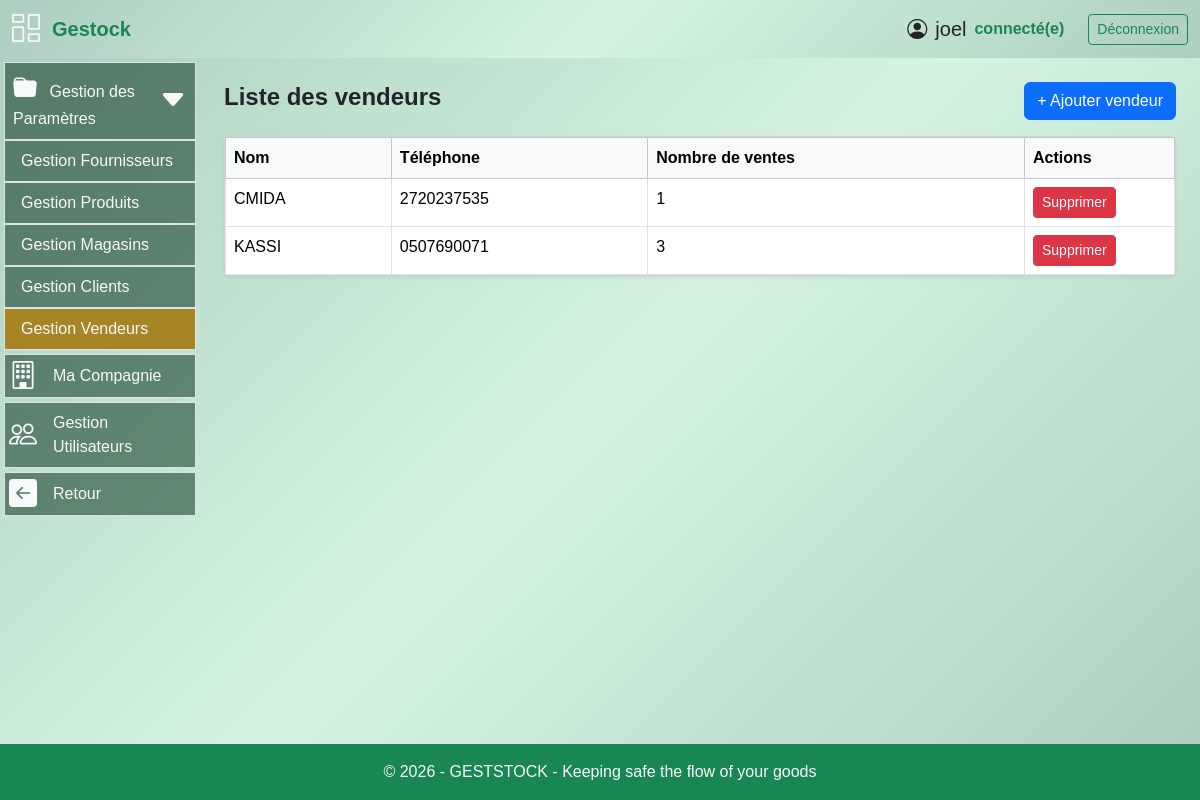
The page /gestion_materiel/vendeurs (signed in) on the database its author committed.
### models.py (models this page shows, shortened)
class User(UserMixin, db.Model):
  id = db.Column(db.Integer, primary_key=True)
  username = db.Column(db.String(64), index=True, nullable=False)
  email = db.Column(db.String(120), unique=True, nullable=False)
  password_hash = db.Column(db.String(256))
  role = db.Column(db.String(20), nullable=False, default='operateur')
  joined_at = db.Column(db.DateTime(), default = datetime.utcnow, index = True)
  must_change_password = db.Column(db.Boolean, default=False)
  __table_args__ = (
      db.UniqueConstraint('email', name='uq_user_email'),
  )

class Vendeur(db.Model):
    __tablename__ = "vendeur"
    id = db.Column(db.Integer, primary_key=True)
    nom = db.Column(db.String(100), nullable=False)
    telephone = db.Column(db.String(20), nullable=False)
    compagnie_id = db.Column(
        db.Integer,
        db.ForeignKey("vendeur_compagnie.id", name="fk_vendeur_compagnie_id"),
        nullable=False,
        default=1
    )
    ventes = db.relationship("Vente", backref="vendeur", lazy=True)
    compagnie = db.relationship("VendeurCompagnie", backref="vendeurs", lazy=True)

### routes.py (the view)
@app.route("/gestion_materiel/vendeurs")
@login_required
def liste_vendeurs():
    vendeurs = (
        Vendeur.query
        .order_by(Vendeur.nom.asc())
        .all()
    )
    return render_template(
        "liste_vendeurs.html",
        vendeurs=vendeurs
    )

### app.py (called while the page is built)
@app.after_request
def close_db_connection(response):
    try:
        db.session.close()
    except:
        pass
    return response

### routes.py (called while the page is built)
@app.after_request
def disable_cache(response):
    response.headers["Cache-Control"] = "no-store, no-cache, must-revalidate, private"
    response.headers["Pragma"] = "no-cache"
    response.headers["Expires"] = "0"
    return response

@login_manager.user_loader
def load_user(user_id):
    return User.query.get(int(user_id))

@app.context_processor
def utility_processor():
    def is_active(prefix):
        return request.endpoint and prefix in request.endpoint
    return dict(is_active=is_active)

### templates/liste_vendeurs.html (shortened to what this page needs)
{% extends "base.html" %}
{% block content %}
<div class="container mt-4">
    <div class="d-flex justify-content-between align-items-center mb-3">
        <h4 class="fw-bold">Liste des vendeurs</h4>
        <button class="btn btn-primary"
                data-bs-toggle="modal"
                data-bs-target="#modalVendeur">
            + Ajouter vendeur
        </button>
    </div>
    {% if vendeurs %}
    <div class="card shadow-sm">
        <div class="card-body p-0">
            <table class="table table-bordered table-hover mb-0">
                <thead class="table-light">
                    <tr>
                        <th>Nom</th>
                        <th>Téléphone</th>
                        <th>Nombre de ventes</th>
                        <th width="150">Actions</th>
                    </tr>
                </thead>
                <tbody>
                    {% for vendeur in vendeurs %}
                    <tr>
                        <td>{{ vendeur.nom }}</td>
                        <td>{{ vendeur.telephone }}</td>
                        <td>{{ vendeur.ventes|length }}</td>
                        <td>
                            <form method="POST"
                                  action="{{ url_for('supprimer_vendeur', vendeur_id=vendeur.id) }}"
                                  onsubmit="return confirm('Supprimer ce vendeur ?')">
                                <button type="submit"
                                        class="btn btn-sm btn-danger">
                                    Supprimer
                                </button>
                            </form>
                        </td>
                    </tr>
                    {% endfor %}
                </tbody>
            </table>
        </div>
    </div>
    {% endif %}
</div>
{% endblock %}

### templates/base.html (shortened to what this page needs)
<!DOCTYPE html>
<html lang="fr">
<head>
    <link rel="stylesheet" href="/static/style/styles.css">
    <link rel="stylesheet" href="{{ url_for('static', filename='css/bootstrap.min.css') }}">
    <link rel="stylesheet" href="{{ url_for('static', filename='style/styles.css') }}">
    <link rel="stylesheet" href="https://cdn.jsdelivr.net/npm/bootstrap-icons@1.11.3/font/bootstrap-icons.css">
</head>
<body class="bg-gradient-success">
    <header class="container-fluid py-2">
        <div class="row align-items-between">
            <div class="col-2 gap-2 d-flex align-items-center">
                <i class="bi bi-columns-gap text-light fs-3"></i>
                <span class="fs-5 px-1 fw-semibold text-success">
                    Gestock
                </span>
            </div>
            <div class="col-10 d-flex gap-4 justify-content-end align-items-center">
                {% if current_user.is_authenticated %}
                    <div class="d-flex justify-content-end align-items-center ">
                        <span class="fs-5 d-flex justify-content-end mx-2 align-items-center">
                            <i class="bi bi-person-circle fs-5 mx-2"></i>
                            {{ current_user.username }}
                        </span>
                        <span class="fs-6 fw-semibold text-success">connecté(e)</span>
                    </div>
                    <div>
                        <a href="{{ url_for('logout') }}" class="btn btn-sm btn-outline-success">
                            Déconnexion
                        </a>
                    </div>
                {% endif %}
            </div>
        </div>
    </header>
    <main class="container-fluid flex-fill">
        <div class="row">
            {% if current_user.is_authenticated %}
                {% if request.path.startswith('/gestion_materiel') %}
                    <nav class="col-3 col-md-2 p-1">
                        {% set active_pages = ['paiement', 'produit', 'client', 'dashboard', 'transaction', 'facture', 'stock', 'user'] %}
                        <ul class="nav flex-column gap-1">
                            {% if current_user.role in ["superadmin","admin","operateur","finance"] %}
                                <li class="nav-item bg-nav border">
                                    <a class="nav-link text-light d-flex align-items-center justify-content-between px-2"
                                    data-bs-toggle="collapse"
                                    href="#menuParam"
                                    role="button"
                                    aria-expanded="false">
                                        <div>
                                            <i class="bi bi-folder-fill fs-4 me-2"></i>
                                            Gestion des Paramètres
                                        </div>
                                        <i class="bi bi-caret-down-fill fs-3"></i>
                                    </a>
                                    <div class="collapse {% if is_active('client')
                                                            or is_active('fournisseur')
                                                            or is_active('produit')
                                                            or is_active('magasin')
                                                            or is_active('liste_vendeurs') %}show{% endif %}"
                                        id="menuParam">
                                        <ul class="nav flex-column">
                                            {% if current_user.role in ["superadmin","admin","operateur"] %}
                                                <li class="nav-item border-2 border-top">
                                                    <a class="nav-link text-light {% if is_active('fournisseur') %}bg-nav2{% endif %}"
                                                    href="{{ url_for('fournisseur') }}">
                                                        Gestion Fournisseurs
                                                    </a>
                                                </li>
                                                <li class="nav-item border-2 border-top">
                                                    <a class="nav-link text-light {% if is_active('produit') %}bg-nav2{% endif %}"
                                                    href="{{ url_for('produit') }}">
                                                        Gestion Produits
                                                    </a>
                                                </li>
                                                <li class="nav-item border-2 border-top">
                                                    <a class="nav-link text-light {% if is_active('magasin') %}bg-nav2{% endif %}"
                                                    href="{{ url_for('magasin') }}">
                                                        Gestion Magasins
                                                    </a>
                                                </li>
                                            {% endif %}
                                            {% if current_user.role in ["superadmin","admin","finance","operateur"] %}
                                                <li class="nav-item border-2 border-top">
                                                    <a class="nav-link text-light {% if is_active('client') %}bg-nav2{% endif %}"
                                                    href="{{ url_for('client') }}">
                                                        Gestion Clients
                                                    </a>
                                                </li>
                                            {% endif %}
                                            {% if current_user.role in ["superadmin","admin","finance"] %}
                                                <li class="nav-item border-2 border-top">
                                                    <a class="nav-link text-light {% if is_active('liste_vendeurs') %}bg-nav2{% endif %}"
                                                    href="{{ url_for('liste_vendeurs') }}">
                                                        Gestion Vendeurs
                                                    </a>
                                                </li>
                                            {% endif %}
                                        </ul>
                                    </div>
                                </li>
                            {% endif %}
                            {% if current_user.role in ["admin","superadmin","finance","operateur"] %}
                                <li class="{{ 'bg-nav2' if is_active('compagnie') else '' }} nav-item bg-nav-hover bg-nav px-1 border d-flex flex-fill justify-content-start align-items-center">
                                    <i class="bi bi-building fs-3 text-light"></i>
                                    <a class="nav-link text-light" href="{{url_for('compagnie')}}">Ma Compagnie</a>
                                </li>
                            {% endif %}
                            {% if current_user.role in ["admin","superadmin"] %}
                                <li class="{{ 'bg-nav2' if is_active('user') else '' }} nav-item bg-nav-hover bg-nav px-1 border d-flex flex-fill justify-content-start align-items-center">
                                    <i class="bi bi-people fs-3 text-light"></i>
                                    <a class="nav-link text-light" href="{{url_for('user')}}">Gestion Utilisateurs</a>
                                </li>
                            {% endif %}
                            {% if current_user.role in ["superadmin","admin","operateur","finance"] %}
                                <li class="nav-item bg-nav-hover bg-nav px-1 border d-flex flex-fill justify-content-start align-items-center">
                                    <i class="bi bi-arrow-left-square-fill text-light fs-3"></i>
                                    {% if current_user.role in ["admin","superadmin"] %}
                                        <a class="nav-link text-light" href="{{url_for('dashboard')}}">Retour</a>
                                    {% elif current_user.role == "finance" %}
                                        <a class="nav-link text-light" href="{{url_for('nouvelle_vente')}}">Retour</a>
                                    {% else %}
                                        <a class="nav-link text-light" href="{{url_for('nouveau_achat')}}">Retour</a>
                                    {% endif %}
                                </li>
                            {% endif %}
                        </ul>
                    </nav>
                {% endif %}
            {% endif %}
            <section class="{% if current_user.is_authenticated %}col-9 col-md-10{% else %}col-12{% endif %}">
                {% block content %}{% endblock %}
            </section>
        </div>
    </main>
    <footer class="bg-success text-light text-center py-3 mt-auto">
        <p class="mb-0">© 2026 - GESTSTOCK - Keeping safe the flow of your goods </p>
    </footer>
</body>
</html>

### static/style/styles.css (style rules this page uses)
html { height: 100%; }
body { margin: 0; font-family: Arial, sans-serif; }
.bg-gradient-success { background: linear-gradient(135deg, #adcdbf, #d5f5e2, #adcdbf); }
.bg-nav { background-color: #113a248f; }
.bg-nav2 { background-color: #a88524; }
.table td, .table th { white-space: nowrap; }

### templates/base.html (style rules this page uses)
html, body { height: 100%; margin: 0; overflow: hidden; }
body { display: flex; flex-direction: column; min-height: 100vh; overflow: hidden; }
header { flex-shrink: 0; position: sticky; top: 0; z-index: 1030; background: inherit; }
main { flex: 1; overflow: hidden; display: flex; flex-direction: column; }
main .row { height: 100%; overflow: hidden; }
nav { height: 100%; overflow-y: auto; flex-shrink: 0; position: sticky; top: 0; align-self: flex-start; }
section { height: 100%; overflow-y: auto; overflow-x: hidden; padding-bottom: 20px; }
footer { flex-shrink: 0; position: sticky; bottom: 0; z-index: 1030; }

### rows shown on the page
User: username "joel"
Vendeur: nom "CMIDA", telephone "2720237535", ventes|length "1"
Vendeur: nom "KASSI", telephone "0507690071", ventes|length "3"
